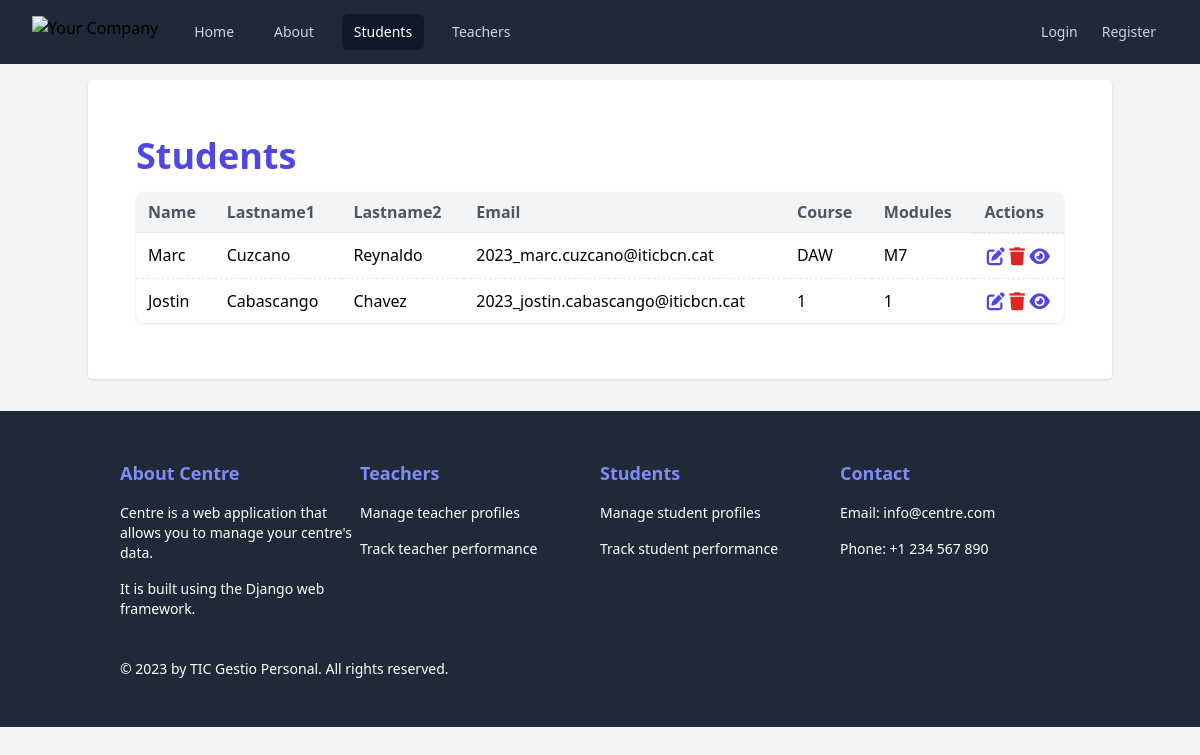
/students, run on the app's committed database.
### Centre/models.py (models this page shows, shortened)
class Student(models.Model):
    name = models.CharField(max_length=100)
    lastname1 = models.CharField(max_length=100)
    lastname2 = models.CharField(max_length=100)
    email = models.EmailField()
    course = models.CharField(max_length=100)
    modules = models.TextField()

### Centre/views.py (the view)
# urls.py: path("students", views.students, name="students"),
def students(request):
    students = Student.objects.all()
    return render(request, "Centre/students.html", {"students": students})

### Centre/templates/Centre/students.html (shortened to what this page needs)
{% extends "base.html" %}
{% block content %}
    <div class="container mx-auto px-4 py-8">
        <h1 class="text-4xl font-bold mb-4 text-indigo-600">Students</h1>
        <div class="overflow-x-auto bg-white rounded-lg shadow overflow-y-auto relative">
            <table class="border-collapse table-auto w-full whitespace-no-wrap bg-white table-striped relative">
                <thead>
                <tr class="text-left">
                    <th class="py-2 px-3 sticky top-0 border-b border-gray-200 bg-gray-100 text-gray-600">Name</th>
                    <th class="py-2 px-3 sticky top-0 border-b border-gray-200 bg-gray-100 text-gray-600">Lastname1</th>
                    <th class="py-2 px-3 sticky top-0 border-b border-gray-200 bg-gray-100 text-gray-600">Lastname2</th>
                    <th class="py-2 px-3 sticky top-0 border-b border-gray-200 bg-gray-100 text-gray-600">Email</th>
                    <th class="py-2 px-3 sticky top-0 border-b border-gray-200 bg-gray-100 text-gray-600">Course</th>
                    <th class="py-2 px-3 sticky top-0 border-b border-gray-200 bg-gray-100 text-gray-600">Modules</th>
                    <th class="py-2 px-3 sticky top-0 border-b border-gray-200 bg-gray-100 text-gray-600">Actions</th>
                </tr>
                </thead>
                <tbody>
                {% for student in students %}
                    <tr class="transition-colors duration-300 hover:bg-gray-200">
                        <td class="border-dashed border-t border-gray-200 px-3 py-2">{{ student.name }}</td>
                        <td class="border-dashed border-t border-gray-200 px-3 py-2">{{ student.lastname1 }}</td>
                        <td class="border-dashed border-t border-gray-200 px-3 py-2">{{ student.lastname2 }}</td>
                        <td class="border-dashed border-t border-gray-200 px-3 py-2">{{ student.email }}</td>
                        <td class="border-dashed border-t border-gray-200 px-3 py-2">{{ student.course }}</td>
                        <td class="border-dashed border-t border-gray-200 px-3 py-2">{{ student.modules }}</td>
                        <td class="border-dashed border-t border-gray-200 px-3 py-2 flex justify-around">
                            <a href="{% url 'students.edit' student.id %}"
                               class="text-indigo-600 hover:text-indigo-900 text-lg focus:outline-none focus:ring-2 focus:ring-indigo-600">
                                <i class="fas fa-edit"></i>
                            </a>
                            <a href="{% url 'students.delete' student.id %}"
                               class="text-red-600 hover:text-red-900 text-lg focus:outline-none focus:ring-2 focus:ring-red-600">
                                <i class="fas fa-trash"></i>
                            </a>
                            <a href="{% url 'student_detail' student.id %}"
                               class="text-indigo-600 hover:text-indigo-900 text-lg focus:outline-none focus:ring-2 focus:ring-indigo-600">
                                <i class="fas fa-eye"></i>
                            </a>
                        </td>
                    </tr>
                {% endfor %}
                </tbody>
            </table>
        </div>
    </div>
{% endblock %}

### data on the page
Student: name "Marc", lastname1 "Cuzcano", lastname2 "Reynaldo", email "2023_marc.cuzcano@iticbcn.cat", course "DAW", modules "M7"
Student: name "Jostin", lastname1 "Cabascango", lastname2 "Chavez", email "2023_jostin.cabascango@iticbcn.cat", course "1", modules "1"
